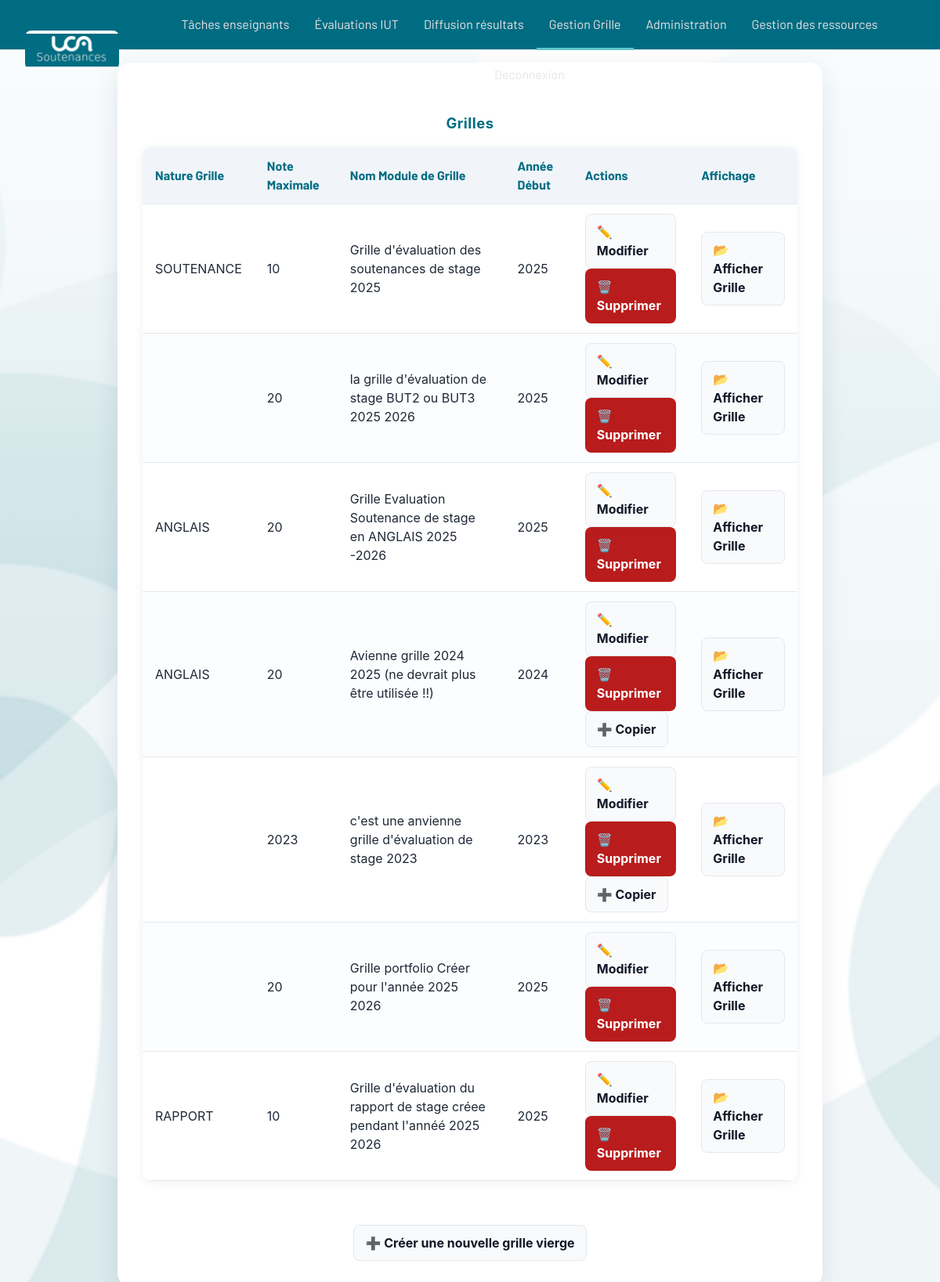
Screenshot of /back/Partie3.5/Partie3.5.2/Grille.php with the database file from the repository.
### tables this page shows
CREATE TABLE `modelesgrilleeval` (
  `IdModeleEval` smallint(6) NOT NULL,
  `natureGrille` enum('ANGLAIS','SOUTENANCE','RAPPORT',' STAGE',' PORTFOLIO') NOT NULL,
  `noteMaxGrille` float DEFAULT NULL CHECK (`noteMaxGrille` > 0),
  `nomModuleGrilleEvaluation` varchar(80) NOT NULL,
  `anneeDebut` smallint(6) NOT NULL
);

### back/Partie3.5/Partie3.5.2/Grille.php (the view, shortened to what this page needs)
<?php
include("Bouton.php");
$host = "localhost";
$user = "root";
$pass = "";
$db   = "evaluationstages";
$conn = new mysqli($host, $user, $pass, $db);
$sql = "SELECT * FROM modelesgrilleeval";
$result = $conn->query($sql);
?>
<!DOCTYPE html>
<html lang="fr">
<head>
    <link rel="stylesheet" href="../../../stylee.css">
</head>
<body>
<?php include '../../navbarGrilles.php'; ?>
<div class="admin-block">
    <h2 class="section-title">Grilles</h2>
    <?php if ($result->num_rows > 0): ?>
        <table class="styled-table">
            <thead>
                <tr>
                    <th>Nature Grille</th>
                    <th>Note Maximale</th>
                    <th>Nom Module de Grille</th>
                    <th>Année Début</th>
                    <th>Actions</th>
                    <th>Affichage</th>
                </tr>
            </thead>
            <tbody>
            <?php while($row = $result->fetch_assoc()): ?>
                <tr>
                    <td><?= htmlspecialchars($row["natureGrille"]) ?></td>
                    <td><?= htmlspecialchars($row["noteMaxGrille"]) ?></td>
                    <td><?= htmlspecialchars($row["nomModuleGrilleEvaluation"]) ?></td>
                    <td><?= htmlspecialchars($row["anneeDebut"]) ?></td>
                    <td>
                        <?= btnModifier("Grille/modifierGrille.php?id_grille=" . $row['IdModeleEval']) ?><br>
                        <?= btnSupprimer("Grille/supprimerGrille.php?id_grille=" . $row['IdModeleEval']) ?><br>
                        <?php if ($row["anneeDebut"] < 2025): ?>
                            <?= btnCopier("Grille/copierGrille.php?id_grille=" . $row['IdModeleEval']) ?>
                        <?php endif; ?>
                    </td>
                    <td>
                        <a href="Affichage.php?id_grille=<?= $row["IdModeleEval"] ?>" class="btn">📂 Afficher Grille</a>
                    </td>
                </tr>
            <?php endwhile; ?>
            </tbody>
        </table>
        <div style="margin-top:32px;text-align:center">
            <?= btnAjouter("Grille/ajouterGrille.php", "Créer une nouvelle grille vierge") ?>
        </div>
    <?php else: ?>
        <p class="section-title">Aucune donnée trouvée.</p>
    <?php endif; ?>
</div>
</body>
</html>

### back/Partie3.5/Partie3.5.2/Bouton.php (shortened to what this page needs)
<?php
function btnAjouter($url, $label = "Ajouter") {
    return "<a href='$url' class='btn btn-success'>➕ $label</a>";
}
function btnModifier($url, $label = "Modifier") {
    return "<a href='$url' class='btn btn-warning'>✏️ $label</a>";
}
function btnSupprimer($url, $label = "Supprimer") {
    return "<a href='$url' class='btn btn-danger' onclick='return confirm(\"Supprimer ?\")'>🗑️ $label</a>";
}
function btnCopier($url, $label = "Copier") {
    return "<a href='$url' class='btn btn-warning'>➕ $label</a>";
}
?>

### stylee.css (style rules this page uses)
:root { --navy:#006C82; --teal:#178F96; --accent:#FF6E00; --bg:#006C82; --surface:#fff; --text:#1f2937; --muted:#6b7280; --border:#e5e7eb; --menu-selected:#5FC6CC; }
* { box-sizing:border-box }
html,body { height:100% }
body { margin:0; font-family:"Inter","Segoe UI",Roboto,Arial,sans-serif; background: url('fond-uca.png') center center/cover no-repeat fixed; color:var(--text); line-height:1.5; }
.admin-block { max-width: 900px; margin: 80px auto 0 auto; background: var(--surface); border-radius: 16px; box-shadow: 0 8px 32px rgba(0,44,95,0.10); padding: 32px; display: flex; flex-direction: column; align-items: center; }
.section-title { color: var(--navy); font-size: 1.15rem; font-weight: 700; margin: 32px 0 16px 0; letter-spacing: 0.5px; }
.styled-table { width: 100%; border-collapse: collapse; background: var(--surface); border-radius: 12px; overflow: hidden; box-shadow: 0 2px 12px rgba(0,44,95,0.07); margin-bottom: 24px; }
.styled-table th, .styled-table td { padding: 12px 16px; border-bottom: 1px solid var(--border); text-align: left; vertical-align: middle; }
.styled-table thead th { background: #f1f5f9; color: var(--navy); font-weight: 700; }
.styled-table tbody tr:nth-child(even) { background: #fbfdfe; }
a { color:var(--teal);text-decoration:none }
.btn,button { display:inline-flex;align-items:center;justify-content:center;gap:8px;border:1px solid var(--border);border-radius:8px;padding:10px 14px;font-weight:700;cursor:pointer;background:#f8fafc;color:#111827 }
.btn-danger { background:#b91c1c;color:#fff;border-color:transparent }
table { width:100%;border-collapse:collapse;background:#fff;border-radius:8px;overflow:hidden }
th,td { padding:10px 12px;border-bottom:1px solid var(--border);text-align:left;vertical-align:middle }
thead th { background:#f1f5f9;color:var(--navy);font-weight:700;font-family:'Barlow',Arial,sans-serif }
tbody tr:nth-child(even) { background:#fbfdfe }

### rows the page displays
modelesgrilleeval: natureGrille "SOUTENANCE", noteMaxGrille "10", nomModuleGrilleEvaluation "Grille d'évaluation des soutenances de stage 2025", anneeDebut "2025"
modelesgrilleeval: noteMaxGrille "20", nomModuleGrilleEvaluation "la grille d'évaluation de stage BUT2 ou BUT3 2025 2026", anneeDebut "2025"
modelesgrilleeval: natureGrille "ANGLAIS", noteMaxGrille "20", nomModuleGrilleEvaluation "Grille Evaluation Soutenance de stage en ANGLAIS 2025 -2026", anneeDebut "2025"
modelesgrilleeval: natureGrille "ANGLAIS", noteMaxGrille "20", nomModuleGrilleEvaluation "Avienne grille 2024 2025 (ne devrait plus être utilisée !!)", anneeDebut "2024"
modelesgrilleeval: noteMaxGrille "2023", nomModuleGrilleEvaluation "c'est une anvienne grille d'évaluation de stage 2023", anneeDebut "2023"
modelesgrilleeval: noteMaxGrille "20", nomModuleGrilleEvaluation "Grille portfolio Créer pour l'année 2025 2026", anneeDebut "2025"
modelesgrilleeval: natureGrille "RAPPORT", noteMaxGrille "10", nomModuleGrilleEvaluation "Grille d'évaluation du rapport de stage créee pendant l'annéé 2025 2026", anneeDebut "2025"

### other values shown
$label "Créer une nouvelle grille vierge"
